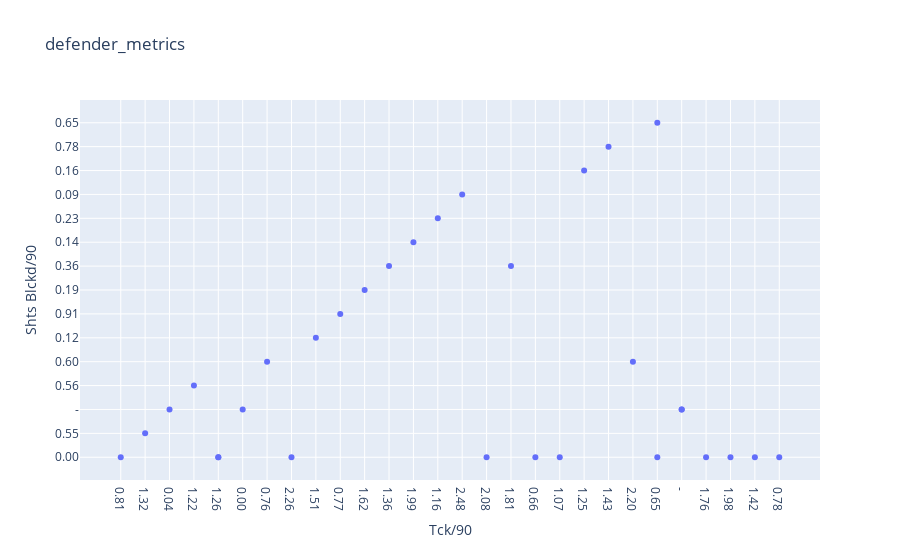

Notebook source saved alongside this figure:
### Code cell
fig = px.scatter(data_frame=df, x='Tck/90', y='Shts Blckd/90', title="defender_metrics", hover_name="Name")
fig.show()

### Figure 1 — Plotly figure (JSON) as saved in the notebook; plotly's stock layout.template omitted (floating-point values rounded to 4 significant figures)
{"data": [{"hovertemplate": "<b>%{hovertext}</b><br><br>Tck/90=%{x}<br>Shts Blckd/90=%{y}<extra></extra>", "hovertext": ["Ash Nzala", "Zehn Mohammed", "Joseph Osaghae", "Will Wood", "Cameron Thompson", "Charlie Grainger", "Jack Holland", "Joe Ling", "Frankie Raymond", "Mason McLean", "Joe Felix", "Josh Clarke", "Sam Deadfield", "Quade Taylor", "Emmanuel Amissah", "Nana Owusu", "Michael Timlin", "George Porter", "Danny Mills", "Marco Rus", "Josh Hill", "James Comley", "Andre Blackman", "Luke Burton", "Dan Smith", "Lindon Meikle", "Kalvin Kalala", "Jeff Nwodo", "Kreshnic Krasniqi", "Eden Sears", "Ronnie Vint"], "legendgroup": "", "marker": {"color": "#636efa", "symbol": "circle"}, "mode": "markers", "name": "", "orientation": "v", "showlegend": false, "type": "scatter", "x": ["0.81", "1.32", "0.04", "1.22", "1.26", "0.00", "0.76", "2.26", "1.51", "0.77", "1.62", "1.36", "1.99", "1.16", "2.48", "2.08", "1.81", "0.66", "1.07", "1.25", "1.43", "2.20", "0.65", "-", "1.76", "1.98", "0.65", "1.42", "1.26", "0.78", "-"], "xaxis": "x", "y": ["0.00", "0.55", "-", "0.56", "0.00", "-", "0.60", "0.00", "0.12", "0.91", "0.19", "0.36", "0.14", "0.23", "0.09", "0.00", "0.36", "0.00", "0.00", "0.16", "0.78", "0.60", "0.65", "-", "0.00", "0.00", "0.00", "0.00", "0.00", "0.00", "-"], "yaxis": "y"}], "layout": {"legend": {"tracegroupgap": 0}, "title": {"text": "defender_metrics"}, "xaxis": {"anchor": "y", "domain": [0, 1], "title": {"text": "Tck/90"}}, "yaxis": {"anchor": "x", "domain": [0, 1], "title": {"text": "Shts Blckd/90"}}}}
